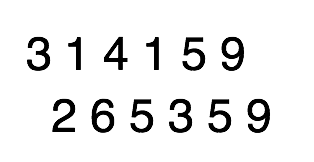
#> input picture keras_07/NumImgs/numbers.png, 314 x 162 px
$ python openCV_Number1.py
#> lines starting #> are read from the running program, lines starting #| are printed output that depends on the picture; after the words box and inside, x2 and y2 are one past the last pixel; in counts of white or black regions, pixels touching at a corner belong together
import sys, cv2
import numpy as np

# 이미지 읽기
im = cv2.imread('./NumImgs/numbers.png')
#> im is the input picture: shape (162, 314, 3); min 0, max 255, mean 235.1
# 회색
gray = cv2.cvtColor(im, cv2.COLOR_BGR2GRAY)
blur = cv2.GaussianBlur(gray, (5,5), 0)
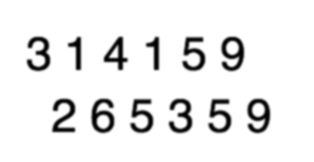
#> blur: shape (162, 314); min 0, max 255, mean 235.1

#  경계를 이진값으로 변경   blockSize: 11 , c:2
# 배경과 목적 이미지를 구분하기 위함
tresh = cv2.adaptiveThreshold(blur, 255, 1,1,11,2)
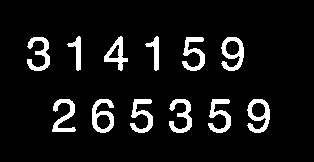
#> tresh: shape (162, 314); 8.1% white; 12 white regions

# 윤곽 추출
# cv2.RETR_EXTERNAL : 가장 바깥 라인만 추출
contours, hierachy = cv2.findContours(tresh, cv2.RETR_TREE, cv2.CHAIN_APPROX_TC89_KCOS)
#> contours = 16 contours; largest, box (x1, y1, x2, y2) and area: (247, 99, 270, 133) 490, (221, 37, 244, 71) 490, (92, 99, 114, 133) 487, (104, 36, 128, 70) 322, (169, 99, 192, 133) 298

for cnt in contours:
    x,y,w,h = cv2.boundingRect(cnt)
    if h < 20:
        continue # 너무작으면 스킵
    red = (0,0,255)
    # im 에 빨간색 사작형 추가.
    cv2.rectangle(im,(x,y),(x+w,y+h), red, 2)
#> this loop made 16 passes
#> (x, y, w, h) on passes 1 to 12: (247, 99, 23, 34), (251, 102, 15, 16), (208, 99, 23, 34), (169, 99, 23, 34), (130, 99, 23, 34), (92, 99, 22, 34), (96, 114, 15, 16), (52, 99, 24, 33), (221, 37, 23, 34), (225, 40, 15, 16), (182, 37, 23, 34), (27, 37, 23, 34)
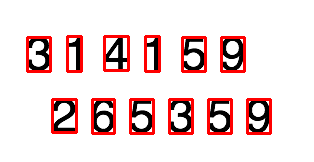
#> im: shape (162, 314, 3); 7.78% of pixels changed, all inside (x1, y1, x2, y2) = (26, 35, 272, 135)
cv2.imwrite('./NumImgs/numbers_cnt.png', im)
